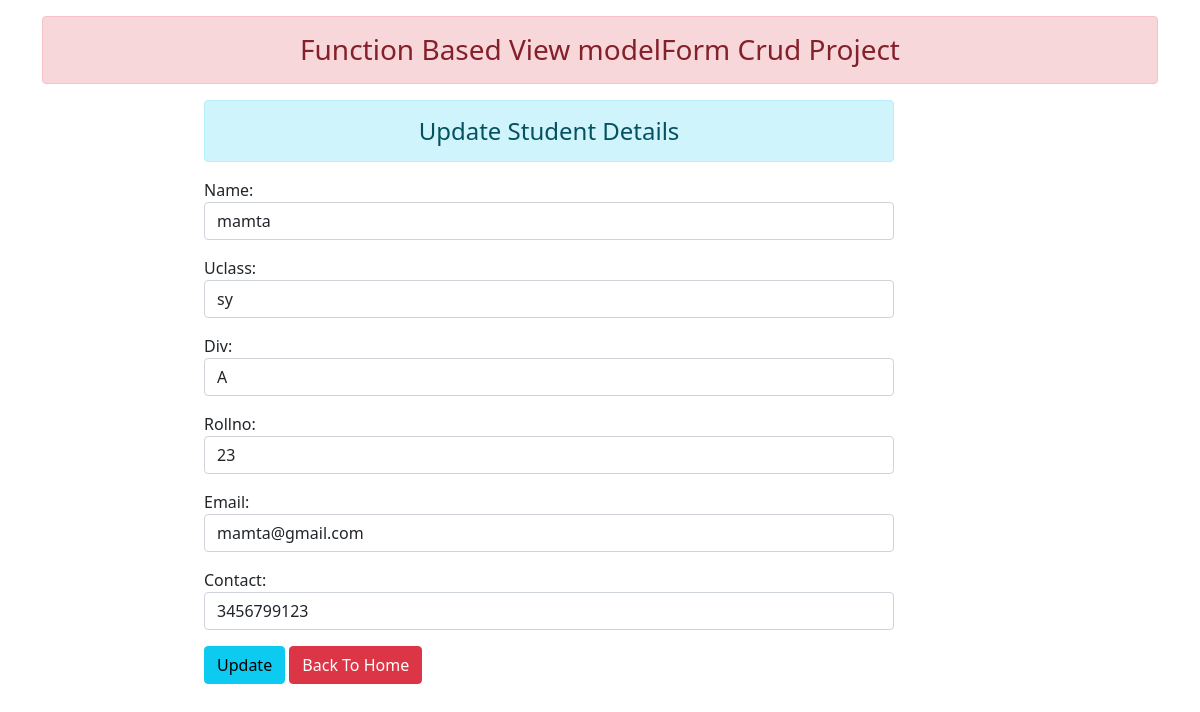
Page /2/ on the committed database.
### enroll/models.py (models this page shows)
class User(models.Model):
    name = models.CharField(max_length=50)
    uclass = models.CharField(max_length=50)
    div = models.CharField(max_length=50)
    rollno = models.CharField(max_length=50)
    email = models.EmailField(max_length=100)
    contact = models.CharField(max_length=50)

### enroll/views.py (the view)
# urls.py: path('<int:id>/', views.update , name = 'update')
def update(request, id):
    if request.method == "POST":
        pi = User.objects.get(pk=id)
        fm =Student(request.POST, instance=pi)
        if fm.is_valid():
            fm.save()
    else:
        pi = User.objects.get(pk=id)
        fm = Student(instance=pi)
    return render(request,'update.html',{'form':fm})

### enroll/forms.py
class Student(forms.ModelForm):
    class Meta:
        model = User
        fields =['name', 'uclass','div','rollno','email','contact']
        widgets = {
            'name': forms.TextInput(attrs={'class':'form-control'}),
            'uclass': forms.TextInput(attrs={'class': 'form-control'}),
            'div': forms.TextInput(attrs={'class': 'form-control'}),
            'rollno': forms.TextInput(attrs={'class': 'form-control'}),
            'email': forms.EmailInput(attrs={'class': 'form-control'}),
            'contact': forms.TextInput(attrs={'class': 'form-control'}),
        }

### templates/update.html (shortened to what this page needs)
{% extends 'base.html'%}
{% load static %}
{% block content %}
<div class="row">
    <div class="col-sm-7 offset-2" >
        <h4 class="text-center alert alert-info">Update Student Details</h4>
        <form action="" method="post">
            {{form.as_p}}
            <input type="submit" value="Update" class="btn btn-info">
            <a href="{% url 'add_show'%}" class="btn btn-danger">Back To Home</a>
        </form>
    </div>
</div>
{% endblock %}

### rows in the picture
User: name "mamta", uclass "sy", div "A", rollno "23", email "mamta@gmail.com", contact "3456799123"
